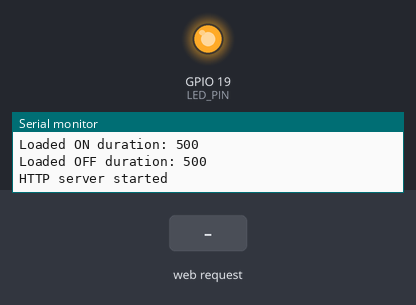
This sketch was run on a simulated ESP32. On the bench: output pins drawn as LEDs (lit = HIGH), the last lines printed to the serial monitor. The test bench sets the inputs (shaded band). WiFi joins after 1.5 s; servers stay silent unless stated; EEPROM starts erased.

Above: at 3.2 s.
3.3 s: HTTP request GET /update?onDuration=1&offDuration=1 received
At 4.4 s:
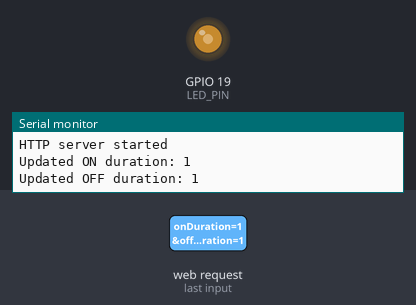
5.4 s: HTTP request GET /update?onDuration=120&offDuration=120 received
At 5.57 s:
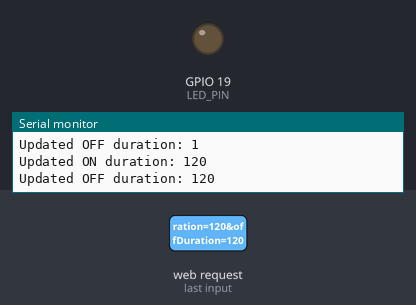
Timing chart, 0 to 14.4 s (numbered marks = the images above; inputs shaded):
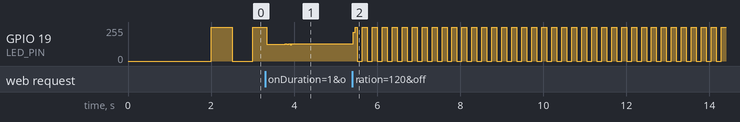

Measured:
- after the input at 5.4 s, GPIO 19 (LED_PIN): 128/255 → 214/255 at once, then moves between 0/255 and 255/255, repeating every 0.96 s

The sketch:

6.ino
```cpp
#include <WiFi.h>
#include <WebServer.h>
#include <Preferences.h>

#define LED_PIN 19

// WiFi Credentials
const char* ssid = "SeeMoo Master";
const char* password = "seemoo123";

WebServer server(80);
Preferences preferences;

// Variables for LED blinking
int onDuration = 500; // Default ON duration in ms
int offDuration = 500; // Default OFF duration in ms
bool ledState = false;

// HTML content
const char htmlPage[] = R"rawliteral(
<!DOCTYPE html>
<html>
<body style="display: flex; flex-direction: column; align-items: center; justify-content: center; height: 100vh; margin: 0;">
<h1>LED Blink Configuration</h1>
<div style="text-align: center;">
  <label for="onDuration">ON Duration (ms):</label>
  <input type="number" id="onDuration" name="onDuration" value="%ON_DURATION%" style="margin: 10px;"><br>
  <label for="offDuration">OFF Duration (ms):</label>
  <input type="number" id="offDuration" name="offDuration" value="%OFF_DURATION%" style="margin: 10px;"><br>
  <button onclick="updateDurations()" style="margin-top: 20px; padding: 10px 20px;">Update</button>
</div>
<script>
function updateDurations() {
  const onDuration = document.getElementById('onDuration').value;
  const offDuration = document.getElementById('offDuration').value;
  fetch(`/update?onDuration=${onDuration}&offDuration=${offDuration}`)
    .then(response => response.text())
    .then(data => alert(data));
}
</script>
</body>
</html>
)rawliteral";

// Function prototypes
void setupWiFi();
void setupFlash();
void handleRoot();
void handleUpdate();
void handleLED();

void setup() {
  pinMode(LED_PIN, OUTPUT);
  setupWiFi();
  setupFlash();

  // Define web server routes
  server.on("/", handleRoot);
  server.on("/update", handleUpdate);

  server.begin();
  Serial.println("HTTP server started");
}

void loop() {
  server.handleClient();
  handleLED();
}

void setupWiFi() {
  Serial.begin(115200);
  WiFi.begin(ssid, password);

  Serial.print("Connecting to WiFi");
  while (WiFi.status() != WL_CONNECTED) {
    delay(1000);
    Serial.print(".");
  }

  Serial.println("\nWiFi connected");
  Serial.print("IP Address: ");
  Serial.println(WiFi.localIP());
}

void setupFlash() {
  preferences.begin("led-config", false);
  onDuration = preferences.getInt("onDuration", 500);
  offDuration = preferences.getInt("offDuration", 500);

  Serial.print("Loaded ON duration: ");
  Serial.println(onDuration);
  Serial.print("Loaded OFF duration: ");
  Serial.println(offDuration);
}

void handleRoot() {
  String html = htmlPage;
  html.replace("%ON_DURATION%", String(onDuration));
  html.replace("%OFF_DURATION%", String(offDuration));
  server.send(200, "text/html", html);
}

void handleUpdate() {
  if (server.hasArg("onDuration") && server.hasArg("offDuration")) {
    onDuration = server.arg("onDuration").toInt();
    offDuration = server.arg("offDuration").toInt();

    preferences.putInt("onDuration", onDuration);
    preferences.putInt("offDuration", offDuration);

    Serial.print("Updated ON duration: ");
    Serial.println(onDuration);
    Serial.print("Updated OFF duration: ");
    Serial.println(offDuration);

    server.send(200, "text/plain", "Settings updated successfully!");
  } else {
    server.send(400, "text/plain", "Invalid input!");
  }
}

void handleLED() {
  static unsigned long previousMillis = 0;
  unsigned long currentMillis = millis();

  if (ledState && currentMillis - previousMillis >= onDuration) {
    ledState = false;
    digitalWrite(LED_PIN, LOW);
    previousMillis = currentMillis;
  } else if (!ledState && currentMillis - previousMillis >= offDuration) {
    ledState = true;
    digitalWrite(LED_PIN, HIGH);
    previousMillis = currentMillis;
  }
}
```
